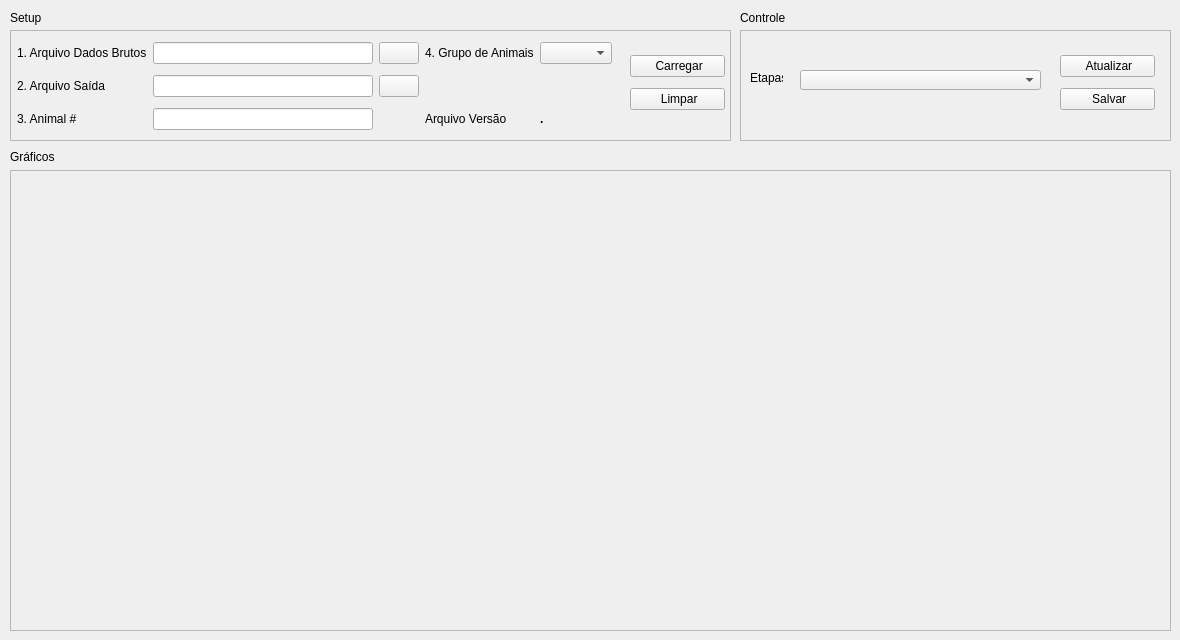
    <widget class="QWidget" name="tab_2">
     <attribute name="title">
      <string>Análise Ptr</string>
     </attribute>
     <widget class="QLabel" name="label_34">
      <property name="geometry">
       <rect>
        <x>10</x>
        <y>150</y>
        <width>47</width>
        <height>13</height>
       </rect>
      </property>
      <property name="text">
       <string>Gráficos</string>
      </property>
     </widget>
     <widget class="QLabel" name="label_2">
      <property name="geometry">
       <rect>
        <x>10</x>
        <y>10</y>
        <width>91</width>
        <height>16</height>
       </rect>
      </property>
      <property name="text">
       <string>Setup</string>
      </property>
     </widget>
     <widget class="QFrame" name="frame_4">
      <property name="geometry">
       <rect>
        <x>10</x>
        <y>30</y>
        <width>721</width>
        <height>111</height>
       </rect>
      </property>
      <property name="frameShape">
       <enum>QFrame::StyledPanel</enum>
      </property>
      <property name="frameShadow">
       <enum>QFrame::Plain</enum>
      </property>
      <property name="lineWidth">
       <number>25</number>
      </property>
      <property name="midLineWidth">
       <number>8</number>
      </property>
      <widget class="QWidget" name="layoutWidget">
       <property name="geometry">
        <rect>
         <x>7</x>
         <y>7</y>
         <width>595</width>
         <height>98</height>
        </rect>
       </property>
       <layout class="QGridLayout" name="gridLayout">
        <item row="0" column="0">
         <widget class="QLabel" name="label_40">
          <property name="text">
           <string>1. Arquivo Dados Brutos</string>
          </property>
         </widget>
        </item>
        <item row="0" column="1">
         <widget class="QLineEdit" name="txArquivoBruto_4"/>
        </item>
        <item row="0" column="2">
         <widget class="QPushButton" name="btArquivoBruto_4">
          <property name="text">
           <string/>
          </property>
          <property name="icon">
           <iconset>
            <normaloff>resources/img_folder.png</normaloff>resources/img_folder.png</iconset>
          </property>
         </widget>
        </item>
        <item row="0" column="3">
         <widget class="QLabel" name="label_35">
          <property name="text">
           <string>4. Grupo de Animais</string>
          </property>
         </widget>
        </item>
        <item row="1" column="0">
         <widget class="QLabel" name="label_38">
          <property name="text">
           <string>2. Arquivo Saída</string>
          </property>
         </widget>
        </item>
        <item row="1" column="1">
         <widget class="QLineEdit" name="txArquivoSaida_4"/>
        </item>
        <item row="1" column="2">
         <widget class="QPushButton" name="btArquivoSaida_4">
          <property name="text">
           <string/>
          </property>
          <property name="icon">
           <iconset>
            <normaloff>resources/img_folder.png</normaloff>resources/img_folder.png</iconset>
          </property>
         </widget>
        </item>
        <item row="2" column="0">
         <widget class="QLabel" name="label_41">
          <property name="text">
           <string>3. Animal #</string>
          </property>
         </widget>
        </item>
        <item row="2" column="1">
         <widget class="QLineEdit" name="txAnimal_4"/>
        </item>
        <item row="2" column="3">
         <widget class="QLabel" name="label_4">
          <property name="text">
           <string>Arquivo Versão</string>
          </property>
         </widget>
        </item>
        <item row="2" column="4">
         <widget class="QLabel" name="label_5">
          <property name="font">
           <font>
            <weight>75</weight>
            <bold>true</bold>
           </font>
          </property>
          <property name="text">
           <string>.</string>
          </property>
         </widget>
        </item>
        <item row="0" column="4">
         <widget class="QComboBox" name="cbGrupoAnimais_4">
          <property name="currentText">
           <string/>
          </property>
         </widget>
        </item>
       </layout>
      </widget>
      <widget class="QWidget" name="layoutWidget">
       <property name="geometry">
        <rect>
         <x>620</x>
         <y>20</y>
         <width>95</width>
         <height>67</height>
        </rect>
       </property>
       <layout class="QGridLayout" name="gridLayout_2">
        <item row="0" column="0">
         <widget class="QPushButton" name="btCarregar_4">
          <property name="text">
           <string> Carregar</string>
          </property>
          <property name="icon">
           <iconset>
            <normaloff>resources/up_icon.png</normaloff>resources/up_icon.png</iconset>
          </property>
         </widget>
        </item>
        <item row="1" column="0">
         <widget class="QPushButton" name="btLimpar_4">
          <property name="text">
           <string> Limpar</string>
          </property>
          <property name="icon">
           <iconset>
            <normaloff>resources/lixeira.png</normaloff>resources/lixeira.png</iconset>
          </property>
         </widget>
        </item>
       </layout>
      </widget>
     </widget>
     <widget class="QFrame" name="frame_6">
      <property name="geometry">
       <rect>
        <x>10</x>
        <y>170</y>
        <width>1161</width>
        <height>461</height>
       </rect>
      </property>
      <property name="frameShape">
       <enum>QFrame::StyledPanel</enum>
      </property>
      <property name="frameShadow">
       <enum>QFrame::Plain</enum>
      </property>
      <widget class="MplWidget2" name="MplWidget2" native="true">
       <property name="geometry">
        <rect>
         <x>10</x>
         <y>10</y>
         <width>1141</width>
         <height>441</height>
        </rect>
       </property>
      </widget>
     </widget>
     <widget class="QFrame" name="frame_5">
      <property name="geometry">
       <rect>
        <x>740</x>
        <y>30</y>
        <width>431</width>
        <height>111</height>
       </rect>
      </property>
      <property name="frameShape">
       <enum>QFrame::StyledPanel</enum>
      </property>
      <property name="frameShadow">
       <enum>QFrame::Plain</enum>
      </property>
      <widget class="QLabel" name="label_42">
       <property name="geometry">
        <rect>
         <x>10</x>
         <y>40</y>
         <width>33</width>
         <height>16</height>
        </rect>
       </property>
       <property name="text">
        <string>Etapas</string>
       </property>
      </widget>
      <widget class="QComboBox" name="cbEtapas_4">
       <property name="geometry">
        <rect>
         <x>60</x>
         <y>40</y>
         <width>241</width>
         <height>20</height>
        </rect>
       </property>
      </widget>
      <widget class="QWidget" name="layoutWidget">
       <property name="geometry">
        <rect>
         <x>320</x>
         <y>20</y>
         <width>95</width>
         <height>67</height>
        </rect>
       </property>
       <layout class="QGridLayout" name="gridLayout_4">
        <item row="0" column="0">
         <widget class="QPushButton" name="btAtualizar_4">
          <property name="text">
           <string> Atualizar</string>
          </property>
          <property name="icon">
           <iconset>
            <normaloff>resources/atualizar.png</normaloff>resources/atualizar.png</iconset>
          </property>
         </widget>
        </item>
        <item row="1" column="0">
         <widget class="QPushButton" name="btSalvar_4">
          <property name="text">
           <string> Salvar</string>
          </property>
          <property name="icon">
           <iconset>
            <normaloff>resources/floppy-disk.png</normaloff>resources/floppy-disk.png</iconset>
          </property>
         </widget>
        </item>
       </layout>
      </widget>
     </widget>
     <widget class="QLabel" name="label_3">
      <property name="geometry">
       <rect>
        <x>740</x>
        <y>10</y>
        <width>91</width>
        <height>16</height>
       </rect>
      </property>
      <property name="text">
       <string>Controle</string>
      </property>
     </widget>
    </widget>
